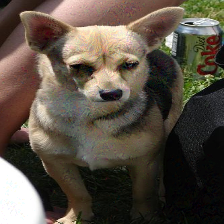
#> input picture attack_code/output_image/n02085620_10074.png, 224 x 224 px; its folder holds 4 pictures in this run
$ python adv_box_test.py
#> lines starting #> are read from the running program, lines starting #| are printed output that depends on the picture
import cv2
from PIL import Image

list_file = r"D:\AI安全对抗\attack_example\input_image\val_list.txt"

list_pic = []

with open(list_file, "r") as f:
#> (reads attack_code/input_image/val_list.txt from the repository)
    for line in f:
        line = line.split("\t")
        list_pic.append(line[1].rstrip())


for img_path in list_pic:
    #print("output_image/" + img_path.split(".")[0] + ".png")
    img = cv2.imread("output_image/" + img_path.split(".")[0] + ".png")
#> img is the input picture: shape (224, 224, 3); mean B, G, R 67.8, 79.3, 88.8
    #print(img.shape)
    img = cv2.cvtColor(img, cv2.COLOR_BGR2RGB)
    matrix = cv2.getRotationMatrix2D((112, 112), 150, 1)
    adv_img = cv2.warpAffine(img, matrix, ((224,224)))
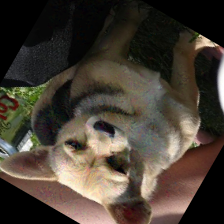
#> adv_img: shape (224, 224, 3); mean R, G, B 71.2, 62.4, 52.4
    print(adv_img.shape)
#| (224, 224, 3)
    cv2.imwrite("result/" + img_path.split(".")[0] + ".png", adv_img)
#> pass 2 of the loop `for img_path in list_pic:`:
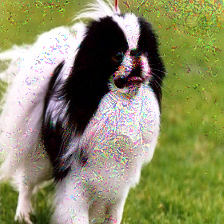
#> input picture attack_code/output_image/n02085782_1039.png, 224 x 224 px
#> img is the input picture: shape (224, 224, 3); mean B, G, R 100.8, 140.7, 140.2
#> `adv_img = cv2.warpAffine(img, matrix, ((224,224)))`:
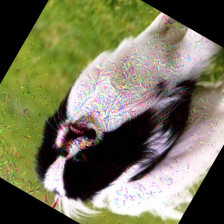
#> adv_img: shape (224, 224, 3); mean R, G, B 118.5, 117.2, 90.3
#| (224, 224, 3)
#> pass 3 of the loop `for img_path in list_pic:`:
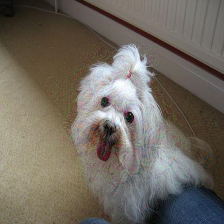
#> input picture attack_code/output_image/n02085936_10130.png, 224 x 224 px
#> img is the input picture: shape (224, 224, 3); mean B, G, R 96.1, 105.6, 112.5
#> `adv_img = cv2.warpAffine(img, matrix, ((224,224)))`:
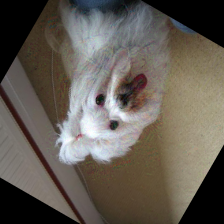
#> adv_img: shape (224, 224, 3); mean R, G, B 99.4, 92.7, 83.9
#| (224, 224, 3)
#> (the run stopped early here; a loop or call above may not have finished)
